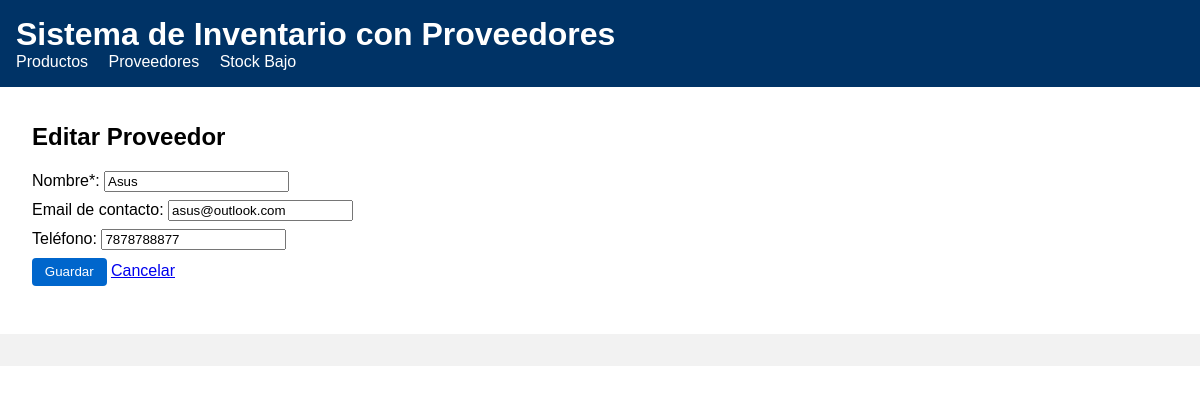
The app's page /suppliers/1/edit with its own data.
### models.py (models this page shows, shortened)
class Supplier(db.Model):
    __tablename__ = "suppliers"
    id = db.Column(db.Integer, primary_key=True)
    name = db.Column(db.String(120), nullable=False)
    contact_email = db.Column(db.String(120))
    phone = db.Column(db.String(50))
    products = db.relationship("Product", backref="supplier", lazy=True)

### app.py (the view, shortened to what this page needs)
    @app.route("/suppliers/<int:supplier_id>/edit", methods=["GET", "POST"])
    def edit_supplier(supplier_id):
        supplier = Supplier.query.get_or_404(supplier_id)
        errors = []
        return render_template("supplier_form.html", errors=errors, supplier=supplier)

### templates/supplier_form.html (shortened to what this page needs)
{% extends "base.html" %}
{% block content %}
<h2>{% if supplier %}Editar Proveedor{% else %}Nuevo Proveedor{% endif %}</h2>
<form method="post">
    <label>Nombre*:
        <input type="text" name="name" required value="{{ supplier.name if supplier else '' }}">
    </label>
    <label>Email de contacto:
        <input type="email" name="contact_email" value="{{ supplier.contact_email if supplier else '' }}">
    </label>
    <label>Teléfono:
        <input type="text" name="phone" value="{{ supplier.phone if supplier else '' }}">
    </label>
    <button type="submit">Guardar</button>
        <a href="{{ url_for('list_suppliers') }}">Cancelar</a>
</form>
{% endblock %}

### static/css/styles.css (style rules this page uses)
body { font-family: Arial, sans-serif; margin: 0; padding: 0; }
.btn, button { background: #0066cc; color: white; padding: 0.4rem 0.8rem; border: none; cursor: pointer; border-radius: 4px; }
form label { display: block; margin: 0.5rem 0; }

### records on screen
Supplier: name "Asus", contact_email "asus@outlook.com", phone "7878788877"
